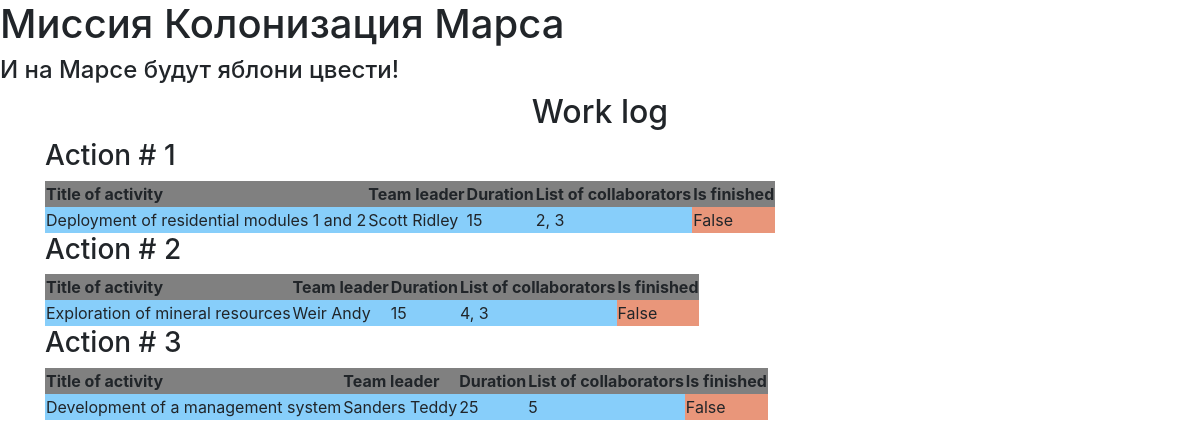
The page / on the database its author committed.
### data/jobs.py (models this page shows)
class Jobs(SqlAlchemyBase):
    __tablename__ = 'jobs'
    id = sa.Column(sa.Integer, primary_key=True, autoincrement=True)
    team_leader = sa.Column(sa.Integer, sa.ForeignKey("users.id"))
    job = sa.Column(sa.String)
    work_size = sa.Column(sa.Integer)
    collaborators = sa.Column(sa.String)
    start_date = sa.Column(sa.DateTime, default=datetime.datetime.today())
    end_date = sa.Column(sa.DateTime)
    is_finished = sa.Column(sa.Boolean)

### main.py (the view)
@app.route('/')
def work():
    db_session.global_init('db/blogs.db')
    db_sess = db_session.create_session()
    all_data = []
    for job in db_sess.query(Jobs).all():
        user = job.team_leader
        for getting in db_sess.query(User).filter(User.id == user):
            user = getting.surname + ' ' + getting.name
            break
        title = job.job
        time = job.work_size
        people = job.collaborators
        is_finished = job.is_finished
        all_data.append((title, user, time, people, is_finished))
    return render_template("work.html", all_data=all_data)

### data/db_session.py (called while the page is built, shortened)
def global_init(db_file):
    global __factory
    if __factory:
        return

def create_session() -> Session:
    global __factory
    return __factory()

### templates/work.html
{% extends "base.html" %}
{% block content %}
<h2 id="work_title">Work log</h2>
{% for data in all_data %}
<h3>Action # {{loop.index}}</h3>
<table>
    <tr><th>Title of activity</th><th>Team leader</th><th>Duration</th><th>List of collaborators</th><th>Is finished</th></tr>
    <tr><td>{{data[0]}}</td><td>{{data[1]}}</td><td>{{data[2]}}</td><td>{{data[3]}}</td><td>{{data[4]}}</td></tr>
</table>
{% endfor %}
{% endblock %}

### templates/base.html (shortened to what this page needs)
<!DOCTYPE html>
<html lang="ru">
<head>
    <link rel="stylesheet" type="text/css" href="/static/css/style.css">
    <link rel="stylesheet"
          href="https://stackpath.bootstrapcdn.com/bootstrap/4.4.1/css/bootstrap.min.css"
>
</head>
<body>
<h1>Миссия Колонизация Марса<br></h1>
<h4>И на Марсе будут яблони цвести!</h4>
<main role="main" class="container">
    {% block content %}{% endblock %}
</main>
</body>
</html>

### static/css/style.css (style rules this page uses)
h2#work_title { text-align: center; }
th { background: grey; }
td { background: LightSkyBlue; }
td:last-child { background: DarkSalmon; }

### rows shown on the page
Jobs: job "Deployment of residential modules 1 and 2", data "Scott Ridley", work_size "15", collaborators "2, 3", data "False"
Jobs: job "Exploration of mineral resources", data "Weir Andy", work_size "15", collaborators "4, 3", data "False"
Jobs: job "Development of a management system", data "Sanders Teddy", work_size "25", collaborators "5", data "False"
